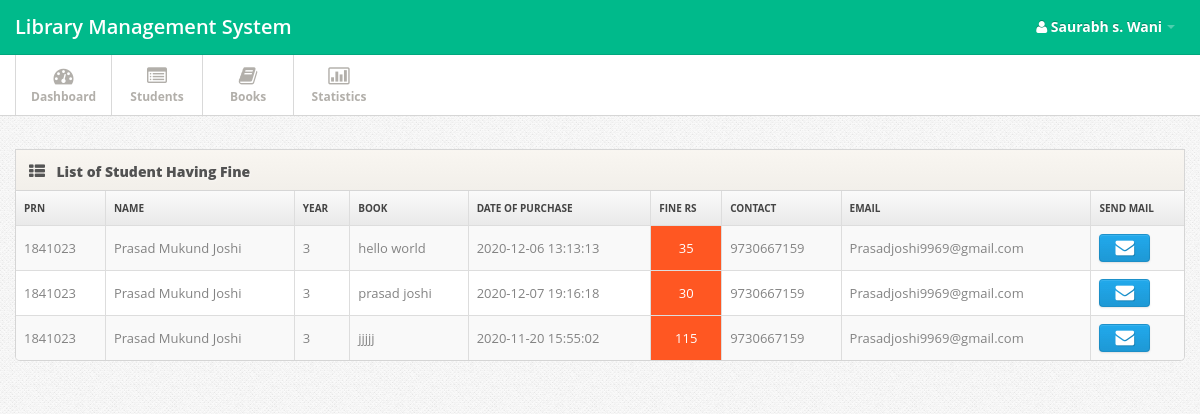
The app's page /fine.php (signed in) with its own data.
### tables this page shows
CREATE TABLE `student` (
  `stid` int(11) UNSIGNED NOT NULL,
  `prn` varchar(11) NOT NULL,
  `Name` varchar(30) NOT NULL,
  `Email` varchar(256) NOT NULL,
  `mobile` bigint(255) NOT NULL,
  `branch` varchar(30) NOT NULL,
  `admi_year` date NOT NULL,
  `status` varchar(30) NOT NULL DEFAULT '0',
  `Gender` text NOT NULL,
  `Address` longtext NOT NULL
);

CREATE TABLE `student_book` (
  `sr_no` int(11) UNSIGNED NOT NULL,
  `prn` varchar(30) NOT NULL,
  `book_name` varchar(30) NOT NULL,
  `took` datetime NOT NULL,
  `returned` datetime NOT NULL,
  `renew` datetime NOT NULL,
  `fine` bigint(20) NOT NULL DEFAULT 0
);

### fun.php (called while the page is built, shortened)
<?php
function select($var,$col,$condtn)
{
	$query="SELECT $var FROM $col $condtn";
	$sql=mysqli_query($GLOBALS['connection'],$query);
	return $sql;
}
function diff_date($date1,$date2,$category)
{
	$diff = abs(strtotime($date2) - strtotime($date1));
	$years = floor($diff / (365*60*60*24));
	$months = floor(($diff - $years * 365*60*60*24) / (30*60*60*24));
	$days = floor(($diff - $years * 365*60*60*24 - $months*30*60*60*24)/ (60*60*24));
	if ($category=="Y"){return $years;}
	elseif($category=="M"){return $months;}
	elseif($category=="D"){ if($months>=1){return $months*30+$days;}else{return $days;} }
	else{return $years."y-".$months."m-".$days."d";}
}
?>

### fine.php (the view, shortened to what this page needs)
<?php
include('header.php');
?>
<div class="span12">
	<div class="widget widget-table action-table">
		<div class="widget-header"> <i class="icon-th-list"></i>
			<h3>List of Student Having Fine</h3>
		</div>
		<div class="widget-content">
			<table class="table table-striped table-bordered">
				<thead>
					<tr>
						<th>Prn</th>
						<th>Name</th>
						<th>Year</th>
						<th>Book</th>
						<th>Date of Purchase</th>
						<th>Fine Rs</th>
						<th>Contact</th>
						<th>Email</th>
						<th>SEND MAIL</th>
					</tr>
				</thead>
				<tbody>
					<?php
					$result=select("*","student INNER JOIN student_book ON student.prn=student_book.prn","ORDER BY student.prn");
					while($stb = mysqli_fetch_assoc($result))
					{
						if($stb['renew']!='0000-00-00 00:00:00' && (diff_date($stb['renew'],date("Y-m-d H:i:s"),"D")>15))
						{
							echo "<tr>
							<td>".$stb['prn']."</td>
							<td>".$stb['Name']."</td>
							<td>".(diff_date($stb['admi_year'],date("Y-m-d H:i:s"),"Y")+1) ."</td>
							<td>".$stb['book_name']."</td>
							<td>".$stb['took']."</td>
							<td style='color:white;background-color:#FF5722;'> <center>".abs(((15-diff_date($stb['renew'],date("Y-m-d H:i:s"),"D"))*5))."</center></td>
							<td>".$stb['mobile']."</td>
							<td>".$stb['Email']."</td>
							<td><button type='submit' title='MAIL' name='MAIL' class='btn btn-primary'><i class='btn-icon-only icon-large icon-envelope'></i></button></td></td>
							</tr>";
						}
						elseif($stb['renew']=='0000-00-00 00:00:00' && (diff_date($stb['took'],date("Y-m-d H:i:s"),"D")>15))
						{
							echo "<tr>
							<td>".$stb['prn']."</td>
							<td>".$stb['Name']."</td>
							<td>".(diff_date($stb['admi_year'],date("Y-m-d H:i:s"),"Y")+1) ."</td>
							<td>".$stb['book_name']."</td>
							<td>".$stb['took']."</td>
							<td style='color:white;background-color:#FF5722;'> <center>".abs(((15-diff_date($stb['took'],date("Y-m-d H:i:s"),"D"))*5))."</center></td>
							<td>".$stb['mobile']."</td>
							<td>".$stb['Email']."</td>
							<td><button type='submit' title='MAIL' name='MAIL' class='btn btn-primary'><i class='btn-icon-only icon-large icon-envelope'></i></button></td>
							</tr>";
						}
						else{}
					}
				?>
			</tbody>
		</table>
	</div>
</div>
</div>
<?php
include('footer.php');
?>

### css/style.css (style rules this page uses)
body { background: #f9f6f1; font: 13px/1.7em 'Open Sans'; }
input, button, select, textarea { font-family: 'Open Sans'; }
.btn-icon-only { padding-right: 3px; padding-left: 3px; }
.table td { vertical-align: middle; }
.table-bordered th { background: #E9E9E9; background:-moz-linear-gradient(top, #FAFAFA 0%, #E9E9E9 100%); background:-webkit-gradient(linear, left top, left bottom, color-stop(0%,#FAFAFA), color-stop(100%,#E9E9E9)); background:-webkit-linear-gradient(top, #FAFAFA 0%,#E9E9E9 100%); background:-o-linear-gradient(top, #FAFAFA 0%,#E9E9E9 100%); background:-ms-linear-gradient(top, #FAFAFA 0%,#E9E9E9 100%); background:linear-gradient(top, #FAFAFA 0%,#E9E9E9 100%); filter: progid:DXImageTransform.Microsoft.gradient(startColorstr='#FAFAFA', endColorstr='#E9E9E9'); -ms-filter: "progid:DXImageTransform.Microsoft.gradient(startColorstr='#FAFAFA', endColorstr='#E9E9E9')"; font-size: 10px; color: #444; text-transform: uppercase; }
.widget { position: relative; clear: both; width: auto; margin-bottom: 2em; overflow: hidden; }
.widget-header { position: relative; height: 40px; line-height: 40px; background: #f9f6f1; background:-moz-linear-gradient(top, #f9f6f1 0%, #f2efea 100%); background:-webkit-gradient(linear, left top, left bottom, color-stop(0%,#f9f6f1), color-stop(100%,#f2efea)); background:-webkit-linear-gradient(top, #f9f6f1 0%,#f2efea 100%); background:-o-linear-gradient(top, #f9f6f1 0%,#f2efea 100%); background:-ms-linear-gradient(top, #f9f6f1 0%,#f2efea 100%); background:linear-gradient(top, #f9f6f1 0%,#f2efea 100%); filter: progid:DXImageTransform.Microsoft.gradient(startColorstr='#f9f6f1', endColorstr='#f2efea'); -ms-filter: "progid:DXImageTransform.Microsoft.gradient(startColorstr='#f9f6f1', endColorstr='#f2efea')"; border: 1px solid #d6d6d6; -webkit-background-clip: padding-box; }
.widget-header h3 { position: relative; top: 2px; left: 10px; display: inline-block; margin-right: 3em; font-size: 14px; font-weight: 800; color: #525252; line-height: 18px; text-shadow: 1px 1px 2px rgba(255,255,255,.5); }
.widget-header [class^="icon-"], .widget-header [class*=" icon-"] { display: inline-block; margin-left: 13px; margin-right: -2px; font-size: 16px; color: #555; vertical-align: middle; }
.widget-content { padding: 20px 15px 15px; background: #FFF; border: 1px solid #D5D5D5; -moz-border-radius: 5px; -webkit-border-radius: 5px; border-radius: 5px; }
.widget-header+.widget-content { border-top: none; -webkit-border-top-left-radius: 0; -webkit-border-top-right-radius: 0; -moz-border-radius-topleft: 0; -moz-border-radius-topright: 0; border-top-left-radius: 0; border-top-right-radius: 0; }
.widget-content:before, .widget-content:after { content:""; display:table; }
.widget-content:after { clear:both; }
.widget-content { zoom:1; }
.widget-table .widget-content { padding: 0; }
.widget-table .table { margin-bottom: 0; border: none; }
.widget-table .table tr td:first-child { border-left: none; }
.widget-table .table tr th:first-child { border-left: none; }

### css/pages/signin.css (style rules this page uses)
body { background: url(../../images/body-bg.png); color:#838383; font: 13px/1.7em 'Open Sans'; }

### records on screen
student: student_book.prn "1841023", Name "Prasad Mukund Joshi", student_book.book_name "hello world", student_book.took "2020-12-06 13:13:13", mobile "9730667159", Email "Prasadjoshi9969@gmail.com", student_book.book_name "prasad joshi", student_book.took "2020-12-07 19:16:18", student_book.book_name "jjjjj", student_book.took "2020-11-20 15:55:02"

### other values on screen
$_SESSION['sn'] "Saurabh s. Wani"
